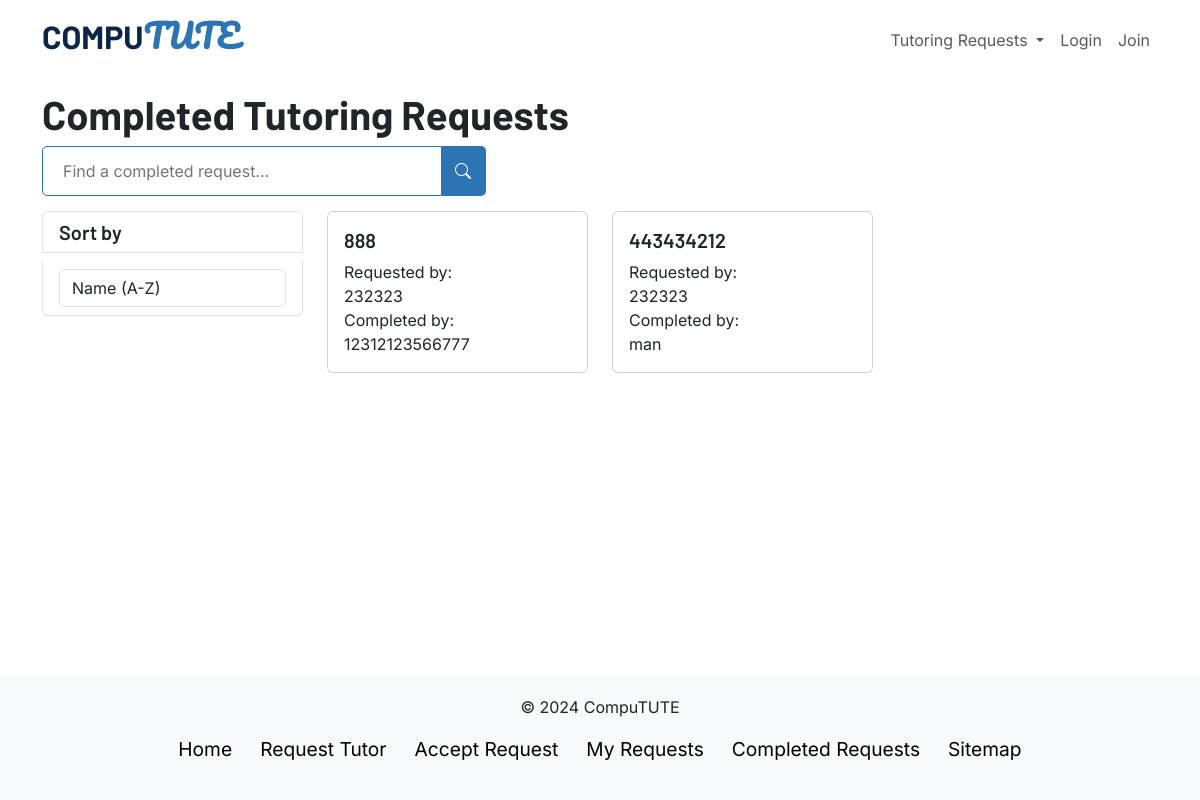
Before: /completedrequests/ with the older database file.
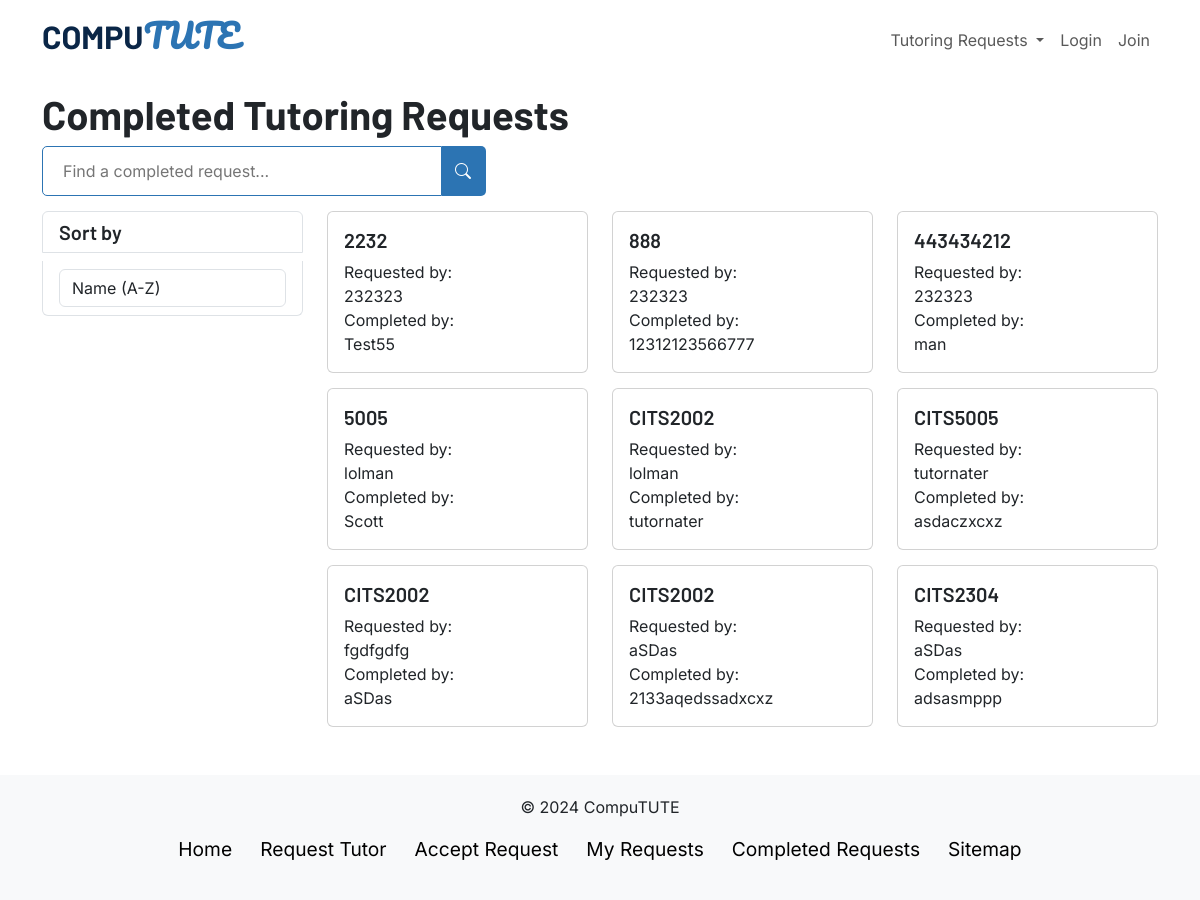
After: the same page with the newer database file.
### app.py (models this page shows, shortened)
class Request(db.Model):
    requestID = db.Column(db.Integer, primary_key=True)
    userID = db.Column(db.Integer, db.ForeignKey('user.userID'))
    tutorID = db.Column(db.Integer, db.ForeignKey('tutor.tutorID'))
    unit = db.Column(db.String(150), nullable=False)
    user = db.relationship('User', back_populates='requests')
    tutor = db.relationship('Tutor', back_populates='requests')

class User(db.Model, UserMixin):
    userID = db.Column(db.Integer, primary_key=True)
    userEmail = db.Column(db.String(150), unique=True, nullable=False)
    userPassword = db.Column(db.String(150), nullable=False)
    requests = db.relationship('Request', back_populates='user')

### app.py (the view)
@app.route('/completedrequests/<searched>', methods=["GET"])
@app.route('/completedrequests', methods=["GET"])
@app.route('/completedrequests/', methods=["GET"])
def view_completed_requests(searched = None):
    if request.method == "GET":
        requests_array = []
        if(searched != None):
            query = db.session.query(Request).filter(Request.unit.like(f'%{searched}%'))
            requests = query.all()
        else:
            requests = Request.query.all()
        for request_info in requests:
            if(request_info.tutorID != None):
                user_requesting = User.query.get(request_info.userID)
                tutor_responded = Tutor.query.get(request_info.tutorID)
                tutor_responded_user = User.query.get(tutor_responded.userID)
                new_request = {"id": request_info.requestID, "user": user_requesting.userEmail, "unit": request_info.unit, "tutor": tutor_responded_user.userEmail}
                requests_array.append(new_request)
        return render_template("completedrequests.html", requests=requests_array)

### templates/completedrequests.html (shortened to what this page needs)
{% extends "layout.html" %}
{% block head %}
{{ super() }}
<link rel="stylesheet" href="{{ url_for('static', filename='css/requests.css') }}">
{% endblock %}
{% block content %}
<div class="container">
  <div class="row">
    <h1 class="title">Completed Tutoring Requests</h1>
    <div class="col-md-12">
      <form action="/searchcomp" method="POST" id="searchForm" class="d-flex">
        <input name="searched_unit" id="searched_unit" class="search-field" type="search" placeholder="Find a completed request..." aria-label="Search">
        <button class="search-btn" type="submit">
          <i class="bi bi-search"></i>
        </button>
      </form>
    </div>
  </div>
  <div class="row mb-5">
    <div class="col-md-3 sort-section">
      <div class="list-group">
        <h5 class="list-group-item">Sort by</h5>
        <div class="list-group-item">
          <select class="form-control" id="sort">
            <option value="name_asc">Name (A-Z)</option>
          </select>
        </div>
      </div>
    </div>
    <div class="col-md-9 items-section">
      <div class="row">
        {% for request in requests %}
          <div class="col-md-4">
            <div class="card">
              <div class="card-body">
                <h5 class="card-title">{{ request['unit'] }}</h5>
                <p class="card-text">Requested by:</p>
                <p class="card-text">{{ request['user'] }} </p>
                <p class="card-text">Completed by:</p>
                <p class="card-text">{{ request['tutor'] }}</p>
              </div>
            </div>
          </div>
        {% endfor %}
      </div>
    </div>
  </div>
</div>
{% endblock %}

### templates/layout.html (shortened to what this page needs)
<!DOCTYPE html>
<html lang="en">
  <head>
    {% block head %}
    <link rel="stylesheet" href="https://cdn.jsdelivr.net/npm/bootstrap-icons@1.11.3/font/bootstrap-icons.min.css">
    <link href="https://cdn.jsdelivr.net/npm/bootstrap@5.3.3/dist/css/bootstrap.min.css" rel="stylesheet">
    <link rel="stylesheet" href="{{ url_for('static', filename='css/root.css') }}">
    <link rel="stylesheet" href="{{ url_for('static', filename='css/navbar.css') }}">
    {% endblock %}
  </head>
  <nav class="navbar navbar-expand-lg fixed-top d-lg-flex">
    <div class="container d-flex justify-content-between">
      <a class="nav-brand d-none d-lg-block" href="/home">
        <h2 class="nav-brand1">COMPU</h2><h2 class="nav-brand2">TUTE</h2>
      </a>
      <div class="d-none d-lg-flex align-items-center">
        <div class="d-none d-lg-flex align-items-center">
          <ul class="navbar-nav">
            <li class="nav-item dropdown">
              <a class="nav-link dropdown-toggle" href="#" id="navbarDropdown" role="button" data-bs-toggle="dropdown" aria-expanded="false"> Tutoring Requests </a>
            </li>
            {% if session['user'] %}
              <li class="nav-item">
                <a class="nav-link" href="/logout">Logout</a>
              </li>
              <li class="nav-item">
                <a class="nav-link" href="/myrequests">{{ session['user'] }}</a>
              </li>
            {% else %}
              <li class="nav-item">
                <a class="nav-link" href="/login">Login</a>
              </li>
              <li class="nav-item">
                <a class="nav-link" href="/register">Join</a>
              </li>
            {% endif %}
          </ul>
        </div>
      </div>
    </div>
  </nav>
  <body>
    <div class="content">{% block content %}{% endblock %}</div>
  </body>
  <footer>
    <div class="inner-footer">
      <p>&copy; 2024 CompuTUTE</p>
      <ul class="list-unstyled d-flex flex-column flex-md-row justify-content-center">
        <li class="px-2"><a href="/home">Home</a></li>
        <li class="px-2"><a href="/createrequest">Request Tutor</a></li>
        <li class="px-2"><a href="/requests">Accept Request</a></li>
        <li class="px-2"><a href="/myrequests">My Requests</a></li>
        <li class="px-2"><a href="/completedrequests">Completed Requests</a></li>
        <li class="px-2"><a href="/sitemap">Sitemap</a></li>
      </ul>
    </div>
  </footer>
</html>

### static/css/root.css (style rules this page uses)
body { font-family: 'Inter', sans-serif !important; }
.logo, h1, h2, h3, h4, h5, h6 { font-family: 'Barlow', sans-serif !important; font-weight: 700; }
h3, h4, h5, h6 { font-family: 'Barlow', sans-serif !important; font-weight: 600; }
h5, h6 { font-family: 'Barlow', sans-serif !important; font-weight: 600; }

### static/css/navbar.css (style rules this page uses)
nav { background: transparent; width: 100%; z-index: 1000; height: 80px; transition: background 0.3s ease-in-out; }
.nav-brand { font-size: 1.5em; font-weight: 700; text-decoration: none; }
.nav-brand1, .nav-brand2 { display: inline-block; }
.nav-brand1 { color: rgb(10, 38, 71); }
.nav-brand2 { font-family: Pacifico, cursive !important; color: rgb(44, 116, 179); }
.search-field { width: 400px; height: 50px; border: 1px solid; border-color: rgb(44, 116, 179); border-radius: 5px 0 0 5px; padding: 0 20px; font-size: 1em; transition: border-color 0.1s ease-in-out; }
.search-btn { height: 50px; background: rgb(44, 116, 179); color: white; border: none; border-radius: 0 5px 5px 0; font-size: 1em; padding: 0 15px 0 13px; }
#searchForm { transition: opacity 0.5s, visibility 0.5s; opacity: 1; visibility: visible; }
body { display: flex; flex-direction: column; min-height: 100vh; }
footer { margin-top: auto; }
.inner-footer { background-color: #f8f9fa; padding: 20px; text-align: center; }
.inner-footer li a { color: black; text-decoration: none; margin: 5px; font-size: 1.2em; border: 1px dotted transparent; }

### static/css/requests.css (style rules this page uses)
.title { margin-top: 90px; }
.sort-section { margin-top: 15px; }
.col-md-4 { margin-top: 15px; }
.card p { margin: 0; }

Changed rows visible on the page:
now on this page (row edited): Request: unit "2232"
added User: tutor "Test55"
added Request: unit "5005"
added User: user "lolman" "lolman"
added User: tutor "Scott"
added Request: unit "CITS2002"
added User: tutor "tutornater", user "tutornater"
added Request: unit "CITS5005"
added User: tutor "asdaczxcxz"
added Request: unit "CITS2002"
added User: user "fgdfgdfg"
added User: tutor "aSDas", user "aSDas" "aSDas"
added Request: unit "CITS2002"
added User: tutor "2133aqedssadxcxz"
added Request: unit "CITS2304"
added User: tutor "adsasmppp"
Other visible differences:
new list line: "Requested by: Completed by:"
new list line: "232323"
